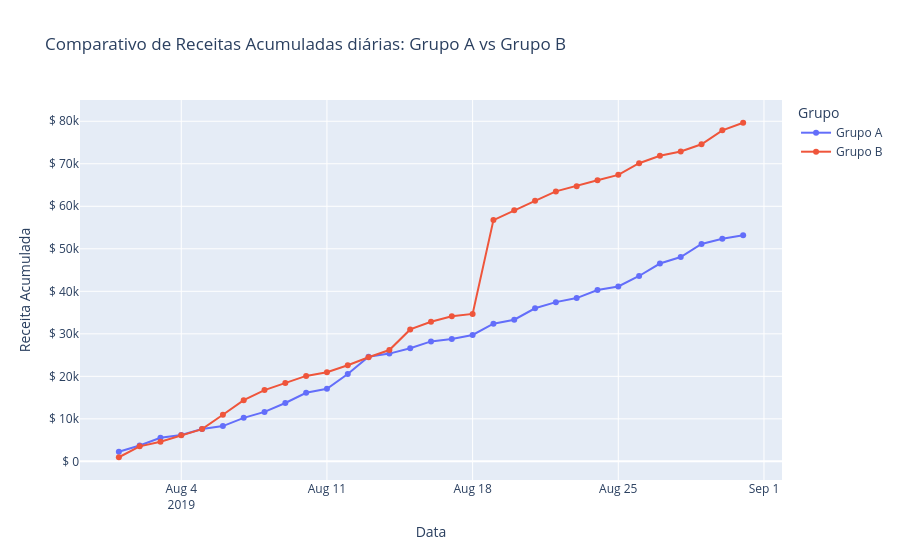

The notebook cell saved with this chart:
### Code cell
# Plotando um gráfico de linhas para analisar as receitas acumuladas:
fig = px.line(receita_acumulada, 
              x='date', 
              y=['acumulada_A', 'acumulada_B'],
              title='Comparativo de Receitas Acumuladas diárias: Grupo A vs Grupo B',
              labels={'value': 'Receita Acumulada', 'date': 'Data', 'variable': 'Grupo'},
              markers=True)

newnames = {'acumulada_A': 'Grupo A', 'acumulada_B': 'Grupo B'}
fig.for_each_trace(lambda t: t.update(name = newnames.get(t.name, t.name)))

fig.update_layout(yaxis_tickprefix='$ ', hovermode='x unified')

fig.show()

### Figure 1 — Plotly figure (JSON) as saved in the notebook; plotly's stock layout.template omitted (floating-point values rounded to 4 significant figures)
{"data": [{"hovertemplate": "Grupo=acumulada_A<br>Data=%{x}<br>Receita Acumulada=%{y}<extra></extra>", "legendgroup": "acumulada_A", "line": {"color": "#636efa", "dash": "solid"}, "marker": {"symbol": "circle"}, "mode": "lines+markers", "name": "Grupo A", "orientation": "v", "showlegend": true, "type": "scatter", "x": ["2019-08-01T00:00:00", "2019-08-02T00:00:00", "2019-08-03T00:00:00", "2019-08-04T00:00:00", "2019-08-05T00:00:00", "2019-08-06T00:00:00", "2019-08-07T00:00:00", "2019-08-08T00:00:00", "2019-08-09T00:00:00", "2019-08-10T00:00:00", "2019-08-11T00:00:00", "2019-08-12T00:00:00", "2019-08-13T00:00:00", "2019-08-14T00:00:00", "2019-08-15T00:00:00", "2019-08-16T00:00:00", "2019-08-17T00:00:00", "2019-08-18T00:00:00", "2019-08-19T00:00:00", "2019-08-20T00:00:00", "2019-08-21T00:00:00", "2019-08-22T00:00:00", "2019-08-23T00:00:00", "2019-08-24T00:00:00", "2019-08-25T00:00:00", "2019-08-26T00:00:00", "2019-08-27T00:00:00", "2019-08-28T00:00:00", "2019-08-29T00:00:00", "2019-08-30T00:00:00", "2019-08-31T00:00:00"], "xaxis": "x", "y": [2267.0, 3735.0, 5550.0, 6226.0, 7624.0, 8292.0, 10230.0, 11640.0, 13730.0, 16120.0, 17080.0, 20530.0, 24630.0, 25350.0, 26620.0, 28220.0, 28770.0, 29740.0, 32390.0, 33330.0, 36000.0, 37460.0, 38410.0, 40320.0, 41140.0, 43600.0, 46540.0, 48070.0, 51130.0, 52360.0, 53210.0], "yaxis": "y"}, {"hovertemplate": "Grupo=acumulada_B<br>Data=%{x}<br>Receita Acumulada=%{y}<extra></extra>", "legendgroup": "acumulada_B", "line": {"color": "#EF553B", "dash": "solid"}, "marker": {"symbol": "circle"}, "mode": "lines+markers", "name": "Grupo B", "orientation": "v", "showlegend": true, "type": "scatter", "x": ["2019-08-01T00:00:00", "2019-08-02T00:00:00", "2019-08-03T00:00:00", "2019-08-04T00:00:00", "2019-08-05T00:00:00", "2019-08-06T00:00:00", "2019-08-07T00:00:00", "2019-08-08T00:00:00", "2019-08-09T00:00:00", "2019-08-10T00:00:00", "2019-08-11T00:00:00", "2019-08-12T00:00:00", "2019-08-13T00:00:00", "2019-08-14T00:00:00", "2019-08-15T00:00:00", "2019-08-16T00:00:00", "2019-08-17T00:00:00", "2019-08-18T00:00:00", "2019-08-19T00:00:00", "2019-08-20T00:00:00", "2019-08-21T00:00:00", "2019-08-22T00:00:00", "2019-08-23T00:00:00", "2019-08-24T00:00:00", "2019-08-25T00:00:00", "2019-08-26T00:00:00", "2019-08-27T00:00:00", "2019-08-28T00:00:00", "2019-08-29T00:00:00", "2019-08-30T00:00:00", "2019-08-31T00:00:00"], "xaxis": "x", "y": [967.2, 3535.0, 4607.0, 6138.0, 7588.0, 10960.0, 14390.0, 16770.0, 18430.0, 20100.0, 20960.0, 22620.0, 24490.0, 26180.0, 31030.0, 32840.0, 34120.0, 34680.0, 56750.0, 59070.0, 61270.0, 63500.0, 64730.0, 66140.0, 67390.0, 70140.0, 71880.0, 72900.0, 74580.0, 77860.0, 79650.0], "yaxis": "y"}], "layout": {"hovermode": "x unified", "legend": {"title": {"text": "Grupo"}, "tracegroupgap": 0}, "title": {"text": "Comparativo de Receitas Acumuladas diárias: Grupo A vs Grupo B"}, "xaxis": {"anchor": "y", "domain": [0, 1], "title": {"text": "Data"}}, "yaxis": {"anchor": "x", "domain": [0, 1], "tickprefix": "$ ", "title": {"text": "Receita Acumulada"}}}}
